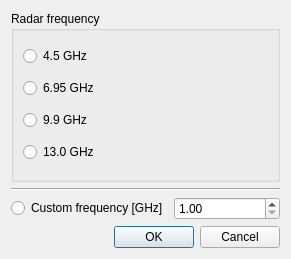
<?xml version="1.0" encoding="UTF-8"?>
<ui version="4.0">
 <class>setQuantizationDialog</class>
 <widget class="QDialog" name="setQuantizationDialog">
  <property name="geometry">
   <rect>
    <x>0</x>
    <y>0</y>
    <width>291</width>
    <height>259</height>
   </rect>
  </property>
  <property name="windowTitle">
   <string>Setting quantization</string>
  </property>
  <layout class="QVBoxLayout" name="verticalLayout">
   <item>
    <widget class="QGroupBox" name="radarFrequency">
     <property name="title">
      <string>Radar frequency</string>
     </property>
     <layout class="QVBoxLayout" name="verticalLayout_2">
      <item>
       <widget class="QRadioButton" name="radar45GHz">
        <property name="text">
         <string>4.5 GHz</string>
        </property>
        <attribute name="buttonGroup">
         <string notr="true">radarFrequencySelection</string>
        </attribute>
       </widget>
      </item>
      <item>
       <widget class="QRadioButton" name="radar695GHz">
        <property name="text">
         <string>6.95 GHz</string>
        </property>
        <attribute name="buttonGroup">
         <string notr="true">radarFrequencySelection</string>
        </attribute>
       </widget>
      </item>
      <item>
       <widget class="QRadioButton" name="radar99GHz">
        <property name="text">
         <string>9.9 GHz</string>
        </property>
        <attribute name="buttonGroup">
         <string notr="true">radarFrequencySelection</string>
        </attribute>
       </widget>
      </item>
      <item>
       <widget class="QRadioButton" name="radar13GHz">
        <property name="text">
         <string>13.0 GHz</string>
        </property>
        <attribute name="buttonGroup">
         <string notr="true">radarFrequencySelection</string>
        </attribute>
       </widget>
      </item>
     </layout>
    </widget>
   </item>
   <item>
    <widget class="Line" name="line">
     <property name="orientation">
      <enum>Qt::Horizontal</enum>
     </property>
    </widget>
   </item>
   <item>
    <layout class="QHBoxLayout" name="horizontalLayout">
     <item>
      <widget class="QRadioButton" name="radarCustomGHz">
       <property name="text">
        <string>Custom frequency [GHz]</string>
       </property>
       <attribute name="buttonGroup">
        <string notr="true">radarFrequencySelection</string>
       </attribute>
      </widget>
     </item>
     <item>
      <widget class="QDoubleSpinBox" name="customFrequencySpinBox">
       <property name="minimum">
        <double>1.000000000000000</double>
       </property>
       <property name="maximum">
        <double>25.989999999999998</double>
       </property>
      </widget>
     </item>
    </layout>
   </item>
   <item>
    <widget class="QDialogButtonBox" name="confirmButton">
     <property name="orientation">
      <enum>Qt::Horizontal</enum>
     </property>
     <property name="standardButtons">
      <set>QDialogButtonBox::Cancel|QDialogButtonBox::Ok</set>
     </property>
    </widget>
   </item>
  </layout>
 </widget>
 <resources/>
 <connections>
  <connection>
   <sender>confirmButton</sender>
   <signal>accepted()</signal>
   <receiver>setQuantizationDialog</receiver>
   <slot>accept()</slot>
   <hints>
    <hint type="sourcelabel">
     <x>248</x>
     <y>254</y>
    </hint>
    <hint type="destinationlabel">
     <x>157</x>
     <y>274</y>
    </hint>
   </hints>
  </connection>
  <connection>
   <sender>confirmButton</sender>
   <signal>rejected()</signal>
   <receiver>setQuantizationDialog</receiver>
   <slot>reject()</slot>
   <hints>
    <hint type="sourcelabel">
     <x>316</x>
     <y>260</y>
    </hint>
    <hint type="destinationlabel">
     <x>286</x>
     <y>274</y>
    </hint>
   </hints>
  </connection>
 </connections>
 <buttongroups>
  <buttongroup name="quantizationTypeButtonGroup"/>
  <buttongroup name="radarFrequencySelection"/>
 </buttongroups>
</ui>
